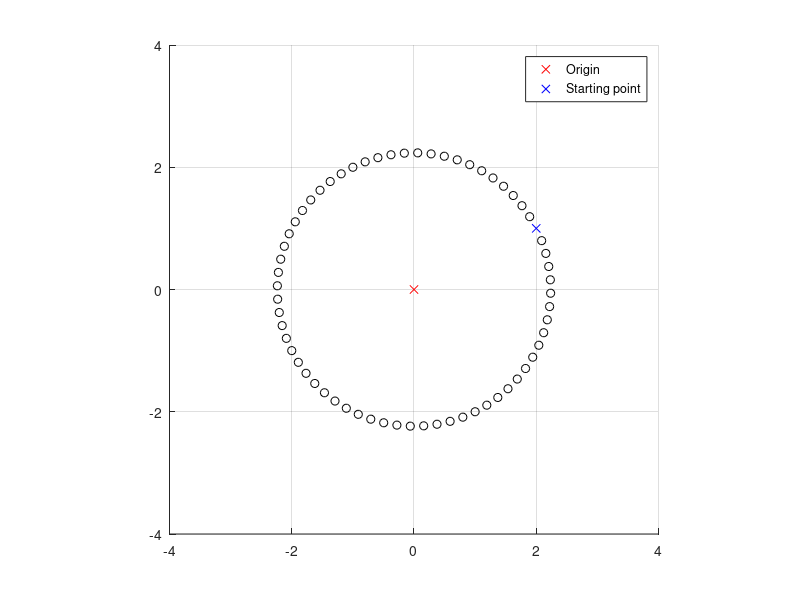

This chart was generated by the following MATLAB code:
clear
clc

alfa = pi;

C = @(alfa) [cos(alfa) -sin(alfa); sin(alfa) cos(alfa)];

position = [2; 1];

    
figure(1)
hold on
grid on
plot(0, 0, 'xr')           % origin
plot(position(1), position(2), 'xb');

steps = 64;

for i = 1:steps - 1
    new_position = C(alfa*i/(steps/2))*position;
    plot(new_position(1), new_position(2), 'ok')
end

scale = 4;
axis equal
axis([-scale scale -scale scale])
legend('Origin','Starting point')

